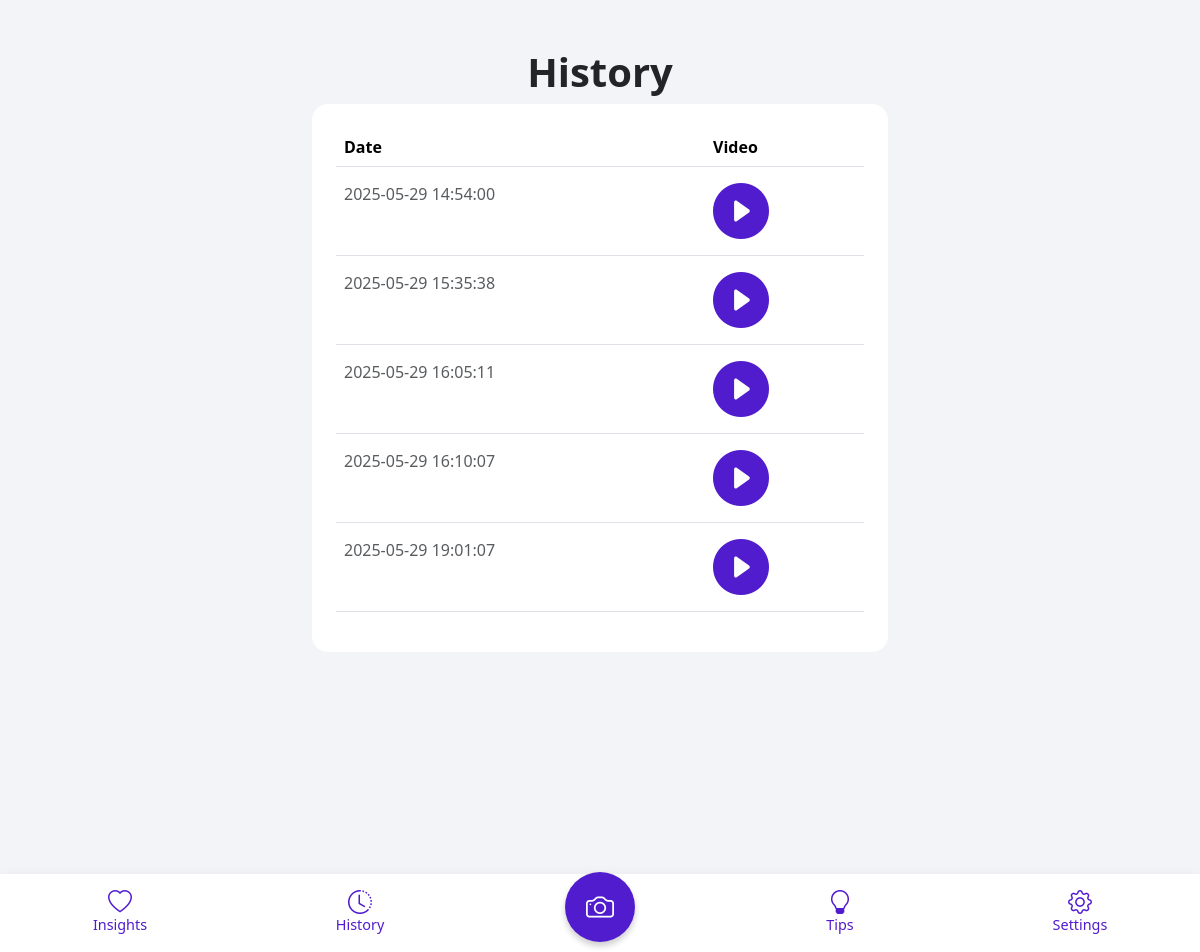
Page /history (signed in) on the earlier database version.
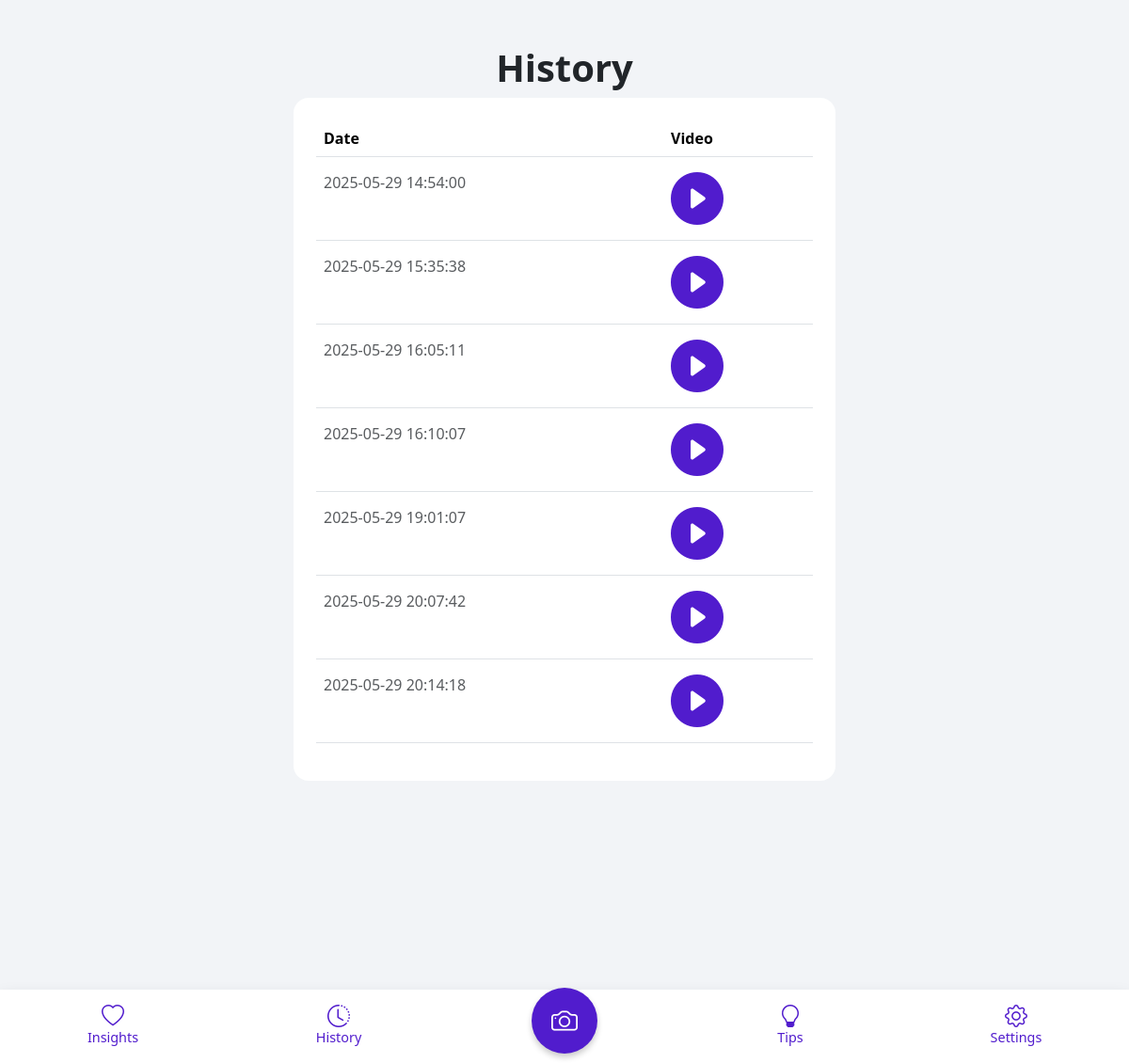
Same page on the later database version.
### tables this page shows
CREATE TABLE performance (
                    id INTEGER PRIMARY KEY AUTOINCREMENT,
                    processed_video_url TEXT NOT NULL,
                    stats TEXT NOT NULL,
                    user_id INTEGER NOT NULL,
                    date TEXT NOT NULL,
                    FOREIGN KEY (user_id) REFERENCES users (id)
                );

### app.py (the view)
@app.route('/history')
def history():
    if 'user_id' not in session or session.get('user_type') != 'users':
        return redirect(url_for('login'))
    id = session.get('user_id')
    data = Performance.getPerformanceByUserId(id)
    return render_template('/pages/history.html', data=data)

### connection.py (called while the page is built)
    def __enter__(self):
        return self.cursor

    def __exit__(self, exc_type, exc_value, exc_tb):
        self.conn.commit()
        self.conn.close()

### models.py (called while the page is built)
    def getPerformanceByUserId(user_id):
        with Connection() as cursor:
            cursor.execute('''
                SELECT * FROM performance
                WHERE user_id = ?
            ''', (user_id,))
            performances = cursor.fetchall()
            return [{
                "id": perf[0],
                "processed_video_url": perf[1],
                "stats": perf[2],
                "user_id": perf[3],
                "date": perf[4]
            } for perf in performances]
            print("Performance retrieved successfully.")

### templates/pages/history.html (shortened to what this page needs)
<html lang="en">
  <head>
    {% include "components/header.html" %}
  </head>
  <body class="bg-secondary">
    {% include "components/nav_mobile.html" %}
    <div
      style="margin-bottom: 300px"
      class="container d-flex justify-content-center align-items-center flex-column"
    >
      <h1 class="fw-bold mt-5">History</h1>
      <div class="bg-light rounded-4 p-4 w-100">
        <table class="table">
          <thead>
            <tr>
              <th scope="col">Date</th>
              <th scope="col">Video</th>
            </tr>
          </thead>
          <tbody>
            {% if data %} {% for item in data %}
            <tr>
              <td class="py-3 text-muted"><p>{{ item.date }}</p></td>
              <td class="py-3">
                <a href="/view/{{ item.id }}">
                  <i
                    class="bi bi-play-circle-fill"
                    style="color: #511ccd; font-size: 3.5rem"
                  ></i>
                </a>
              </td>
            </tr>
            {% endfor %} {% else %}
            <tr>
              <td colspan="2" class="text-center py-3 text-muted">
                No data available.
              </td>
            </tr>
            {% endif %}
          </tbody>
        </table>
      </div>
    </div>
  </body>
</html>

### templates/components/header.html (shortened to what this page needs)
<link
  href="https://cdn.jsdelivr.net/npm/bootstrap@5.3.6/dist/css/bootstrap.min.css"
  rel="stylesheet"
/>
<link
  rel="stylesheet"
  href="{{ url_for('static', filename='css/css1.css') }}"
/>
<link
  rel="stylesheet"
  href="https://cdn.jsdelivr.net/npm/bootstrap-icons@1.13.1/font/bootstrap-icons.min.css"
/>

### templates/components/nav_mobile.html (shortened to what this page needs)
<div class="navbar-scan-wrapper">
  <nav class="navbar shadow text-main bg-light navbar-expand fixed-bottom">
    <ul class="navbar-nav nav-justified w-100" id="nav-mobile">
      <li class="nav-item">
        <a class="nav-link text-center" href="/insights" data-name="history">
          <i class="bi bi-heart nav-icon"></i>
          <span class="d-block nav-text">Insights</span>
        </a>
      </li>
      <li class="nav-item">
        <a class="nav-link text-center" href="/history" data-name="history">
          <i class="bi bi-clock-history nav-icon"></i>
          <span class="d-block nav-text">History</span>
        </a>
      </li>
      <li class="nav-item"></li>
      <li class="nav-item">
        <a class="nav-link text-center" href="/tips" data-name="tips">
          <i class="bi bi-lightbulb nav-icon"></i>
          <span class="d-block nav-text">Tips</span>
        </a>
      </li>
      <li class="nav-item">
        <a class="nav-link text-center" href="/settings" data-name="settings">
          <i class="bi bi-gear nav-icon"></i>
          <span class="d-block nav-text">Settings</span>
        </a>
      </li>
    </ul>
  </nav>
  <a href="/scan" class="nav-scan" data-name="scan">
    <i class="bi bi-camera"></i>
  </a>
</div>

### static/css/css1.css (style rules this page uses)
.text-main { color: #511ccd; }
.bg-secondary { background-color: rgb(242, 244, 247) !important; }
.bg-light { background-color: white !important; }

### templates/pages/history.html (style rules this page uses)
.container { width: 100%; max-width: 100%; margin: 0 auto; }
@media (min-width: 992px) { .container { width: 50%; max-width: 50%; } }

### templates/components/nav_mobile.html (style rules this page uses)
.nav-icon { font-size: 5vw; color: #511ccd; }
.nav-text { font-size: 2.5vw; color: #511ccd; }
.navbar-scan-wrapper { position: relative; }
.nav-scan { width: 70px; height: 70px; border-radius: 50%; background-color: #511ccd; display: flex; align-items: center; justify-content: center; position: fixed; bottom: 10px; left: 50%; transform: translateX(-50%); z-index: 1050; box-shadow: 0 4px 6px rgba(0, 0, 0, 0.2); padding: 0; }
.nav-scan i { font-size: 28px; color: #ffffff; }
@media (min-width: 768px) { .nav-icon { font-size: 1.5rem; } }
@media (min-width: 768px) { .nav-text { font-size: 0.9rem; } }

Differences in the rows shown:
added performance: date "2025-05-29 20:07:42"
added performance: date "2025-05-29 20:14:18"
